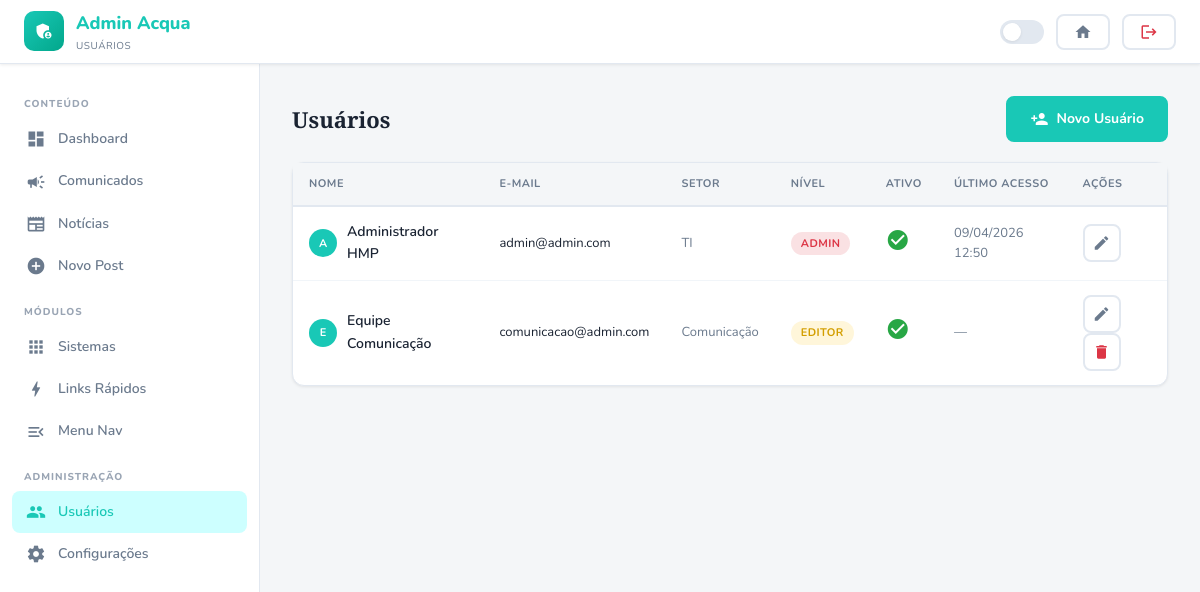
Before: /admin/users.php (signed in) with the older database file.
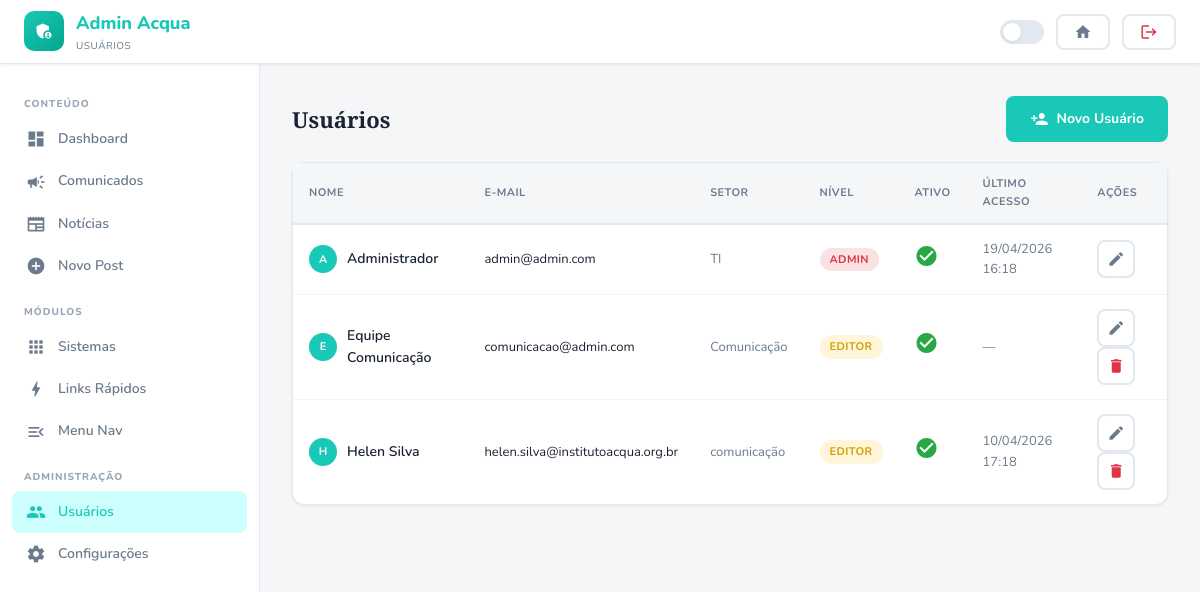
After: the same page with the newer database file.
### tables this page shows
CREATE TABLE `users` (
  `id` int(11) NOT NULL AUTO_INCREMENT,
  `name` varchar(150) NOT NULL,
  `email` varchar(200) NOT NULL,
  `password` varchar(255) NOT NULL,
  `role` enum('admin','editor','user') DEFAULT 'user',
  `sector` varchar(100) DEFAULT NULL,
  `avatar` varchar(255) DEFAULT NULL,
  `active` tinyint(1) DEFAULT 1,
  `dark_mode` tinyint(1) DEFAULT 0,
  `last_login` datetime DEFAULT NULL,
  `created_at` datetime DEFAULT current_timestamp(),
  `updated_at` datetime DEFAULT current_timestamp() ON UPDATE current_timestamp(),
  PRIMARY KEY (`id`),
  UNIQUE KEY `email` (`email`)
);

### includes/database.php (called while the page is built, shortened)
<?php
class Database {
    private static ?PDO $instance = null;
    public static function getInstance(): PDO {
        if (self::$instance === null) {
            $dsn = 'mysql:host=' . DB_HOST . ';dbname=' . DB_NAME . ';charset=' . DB_CHARSET;
            try {
                self::$instance = new PDO($dsn, DB_USER, DB_PASS, [
                    PDO::ATTR_ERRMODE            => PDO::ERRMODE_EXCEPTION,
                    PDO::ATTR_DEFAULT_FETCH_MODE => PDO::FETCH_ASSOC,
                    PDO::ATTR_EMULATE_PREPARES   => false,
                ]);
            } catch (PDOException $e) {
                die(json_encode(['error' => 'Falha na conexão com o banco de dados.']));
            }
        }
        return self::$instance;
    }
    public static function query(string $sql, array $params = []): \PDOStatement {
        $stmt = self::getInstance()->prepare($sql);
        $stmt->execute($params);
        return $stmt;
    }
    public static function fetchAll(string $sql, array $params = []): array {
        return self::query($sql, $params)->fetchAll();
    }
}

### includes/functions.php (called while the page is built, shortened)
<?php
function csrf(): string {
    return $_SESSION['csrf_token'];
}
function formatDate(string $date, string $format = 'd/m/Y'): string {
    return date($format, strtotime($date));
}

### admin/users.php (the view, shortened to what the changed rows need)
<?php
require_once __DIR__ . '/../includes/database.php';
require_once __DIR__ . '/../includes/functions.php';
$action  = $_GET['action'] ?? 'list';
$isDark  = ($_SESSION['dark_mode'] ?? false);
$users = Database::fetchAll('SELECT * FROM users ORDER BY name');
?>
<!DOCTYPE html>
<html lang="pt-BR" data-theme="<?= $isDark ? 'dark' : 'light' ?>">
<head>
  <link rel="stylesheet" href="<?= BASE_URL ?>/assets/css/style.css">
</head>
<body class="fade-in">
<div class="admin-layout">
  <main class="admin-main">
  <?php if ($action === 'list'): ?>
    <div style="display:flex;justify-content:space-between;align-items:center;margin-bottom:20px">
      <h1 style="font-size:22px">Usuários</h1>
    </div>
    <div class="card">
      <div class="table-responsive">
        <table class="table">
          <thead><tr><th>Nome</th><th>E-mail</th><th>Setor</th><th>Nível</th><th>Ativo</th><th>Último acesso</th><th>Ações</th></tr></thead>
          <tbody>
            <?php foreach ($users as $u): ?>
            <tr>
              <td>
                <div style="display:flex;align-items:center;gap:10px">
                  <div class="avatar-xs"><?= mb_strtoupper(mb_substr($u['name'],0,1)) ?></div>
                  <span style="font-weight:600"><?= htmlspecialchars($u['name']) ?></span>
                </div>
              </td>
              <td class="text-sm"><?= htmlspecialchars($u['email']) ?></td>
              <td class="text-sm text-muted"><?= htmlspecialchars($u['sector']??'—') ?></td>
              <td>
                <?php $rc = ['admin'=>'badge-danger','editor'=>'badge-warning','user'=>'badge-primary'][$u['role']] ?? 'badge-primary'; ?>
                <span class="badge <?= $rc ?>"><?= $u['role'] ?></span>
              </td>
              <td><?= $u['active'] ? '<span class="material-icons" style="color:#28a745">check_circle</span>' : '<span class="material-icons" style="color:#dc3545">cancel</span>' ?></td>
              <td class="text-sm text-muted"><?= $u['last_login'] ? formatDate($u['last_login'],'d/m/Y H:i') : '—' ?></td>
              <td>
                <a href="users.php?action=edit&id=<?= $u['id'] ?>" class="btn btn-ghost btn-sm btn-icon"><span class="material-icons" style="font-size:18px">edit</span></a>
                <?php if ($u['id'] !== (int)$_SESSION['user_id']): ?>
                <a href="users.php?action=delete&id=<?= $u['id'] ?>&csrf=<?= csrf() ?>" class="btn btn-ghost btn-sm btn-icon" style="color:#dc3545" data-confirm="Excluir usuário <?= htmlspecialchars($u['name']) ?>?"><span class="material-icons" style="font-size:18px">delete</span></a>
                <?php endif; ?>
              </td>
            </tr>
            <?php endforeach; ?>
          </tbody>
        </table>
      </div>
    </div>
  <?php endif; ?>
  </main>
</div>
</body>
</html>

Changed rows visible on the page:
changed users "admin@admin.com": name "Administrador HMP" → "Administrador"; last_login "09/04/2026 12:50" → "19/04/2026 16:18"
added users: name "H", name "Helen Silva", email "helen.silva@institutoacqua.org.br", sector "comunicação", role "EDITOR", active 1 (drawn), last_login "10/04/2026 17:18"
